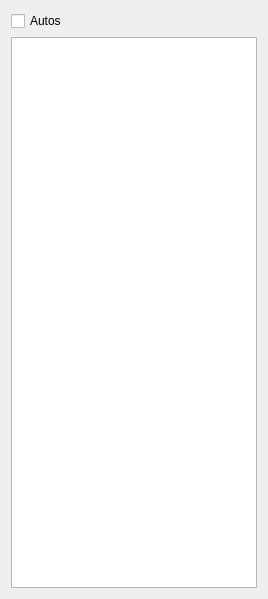
<?xml version="1.0" encoding="UTF-8"?>
<ui version="4.0">
 <class>ValueViewerWidget</class>
 <widget class="QWidget" name="ValueViewerWidget">
  <property name="geometry">
   <rect>
    <x>0</x>
    <y>0</y>
    <width>268</width>
    <height>599</height>
   </rect>
  </property>
  <property name="windowTitle">
   <string>Form</string>
  </property>
  <layout class="QVBoxLayout" name="verticalLayout">
   <item>
    <layout class="QVBoxLayout" name="value_container">
     <property name="sizeConstraint">
      <enum>QLayout::SetDefaultConstraint</enum>
     </property>
     <item>
      <layout class="QHBoxLayout" name="horizontalLayout">
       <item>
        <widget class="QCheckBox" name="chkShowAutos">
         <property name="text">
          <string>Autos</string>
         </property>
        </widget>
       </item>
      </layout>
     </item>
    </layout>
   </item>
   <item>
    <widget class="QTreeView" name="tree"/>
   </item>
  </layout>
 </widget>
 <resources/>
 <connections/>
</ui>
